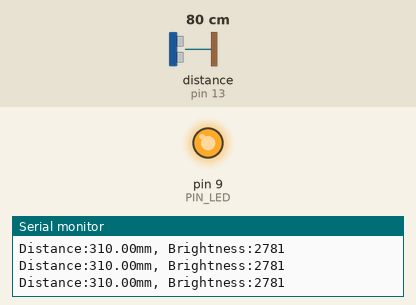
Simulated run of this sketch. Board: Arduino Uno, built with avr-gcc and run on an emulated ATmega328P. Parts: output pins drawn as LEDs (lit = HIGH), the last lines printed to the serial monitor. Wiring (inferred from the names in the program): ultrasonic range finder: trigger pin 12; echo pin 13. Inputs (shaded band) come from the test bench; at power-on: distance to the obstacle (sensor on pin 13) 80 cm. The echo pulse lasts 58.3 µs per cm; pins used as bus, display or sensor lines are not drawn.

Above: at 1.2 s.
1.3 s: distance to the obstacle (sensor on pin 13) set to 18 cm
At 1.8 s:
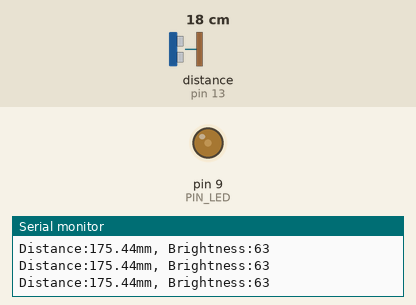
4.3 s: distance to the obstacle (sensor on pin 13) set to 2 cm
At 5.5 s:
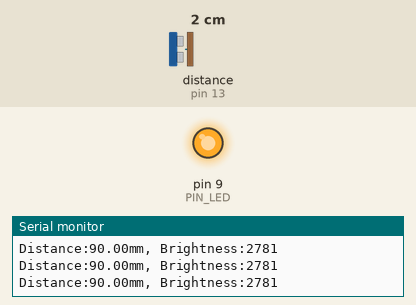
Timing chart, 0 to 7.3 s (numbered marks = the images above; inputs shaded):
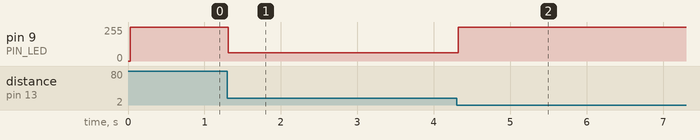

Measured:
- after the input at 1.3 s, pin 9 (PIN_LED): 255/255 → 63/255 at once
- after the input at 4.3 s, pin 9 (PIN_LED): 63/255 → 255/255 at once

The sketch:

08P07_final.ino
```cpp
// 08P07: 거리에 따른 LED 밝기제어
// 초음파 센서로 측정한 거리에 따라 LED 밝기를 삼각형 함수처럼 제어

// 핀 정의
const int PIN_TRIG = 12;
const int PIN_ECHO = 13;
const int PIN_LED = 9;

// 상수 정의
const int _DIST_MIN = 100;
const int _DIST_MAX = 300;
const int _DIST_CENTER = 200;
const int _INTERVAL = 25;

unsigned long last_sampling_time;

void setup() {
  Serial.begin(9600);
  pinMode(PIN_TRIG, OUTPUT);
  pinMode(PIN_ECHO, INPUT);
  pinMode(PIN_LED, OUTPUT);

  last_sampling_time = 0;
}

void loop() {
  float distance;
  int brightness;

  // 샘플링 주기 체크
  if (millis() < (last_sampling_time + _INTERVAL))
    return;

  // 거리 측정
  distance = USS_measure(PIN_TRIG, PIN_ECHO);

  // 거리 값 검증 및 보정
  if ((distance == 0.0) || (distance > _DIST_MAX)) {
    distance = _DIST_MAX + 10.0;
    digitalWrite(PIN_LED, 1);
  } else if (distance < _DIST_MIN) {
    distance = _DIST_MIN - 10.0;
    digitalWrite(PIN_LED, 1);
  } else {
    // 삼각형 함수로 밝기 계산
    if (distance <= _DIST_CENTER) {
      // 100mm ~ 200mm
      brightness = (int)(255.0 * (distance - _DIST_MIN) / (_DIST_CENTER - _DIST_MIN));
    } else {
      // 200mm ~ 300mm
      brightness = (int)(255.0 * (distance - _DIST_CENTER) / (_DIST_MAX - _DIST_CENTER));
    }

    // 범위 제한
    if (brightness < 0) brightness = 0;
    if (brightness > 255) brightness = 255;

    // LED 밝기 제어
    brightness = 255 - brightness;
    analogWrite(PIN_LED, brightness);
  }

  // 시리얼 출력
  Serial.print("Distance:");
  Serial.print(distance, 2);
  Serial.print("mm, Brightness:");
  Serial.println(brightness);

  // 샘플링 시간 업데이트
  last_sampling_time += _INTERVAL;
}

// 초음파 센서 거리 측정 함수
float USS_measure(int trig_pin, int echo_pin) {
  float duration, distance;

  // 트리거 신호
  digitalWrite(trig_pin, HIGH);
  delayMicroseconds(10);
  digitalWrite(trig_pin, LOW);

  // ECHO 핀 측정
  duration = pulseIn(echo_pin, HIGH, 30000);

  // 거리 계산
  distance = duration * 17.0 / 1000.0;
  distance = distance * 10.0;

  if (distance == 0.0) {
    return 0.0;
  }

  return distance;
}
```
